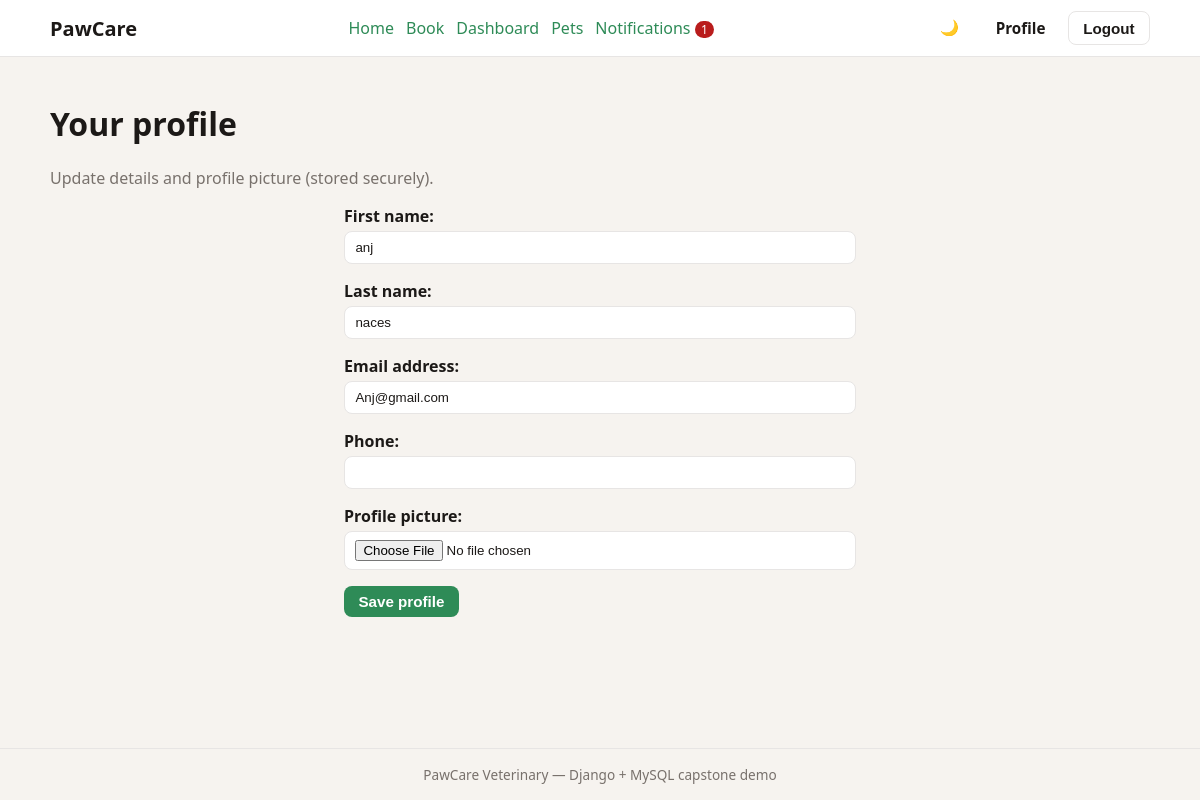
/profile/ (signed in), run on the app's committed database.
### accounts/models.py (models this page shows, shortened)
class User(AbstractUser):
    phone = models.CharField(max_length=32, blank=True)
    profile_picture = models.ImageField(upload_to="profiles/", blank=True, null=True)

### clinic/views.py (the view)
# urls.py: path("profile/", views.profile_edit, name="profile"),
@login_required
def profile_edit(request):
    if request.method == "POST":
        form = ProfileForm(request.POST, request.FILES, instance=request.user)
        if form.is_valid():
            form.save()
            messages.success(request, "Profile updated.")
            return redirect("clinic:profile")
    else:
        form = ProfileForm(instance=request.user)
    return render(request, "clinic/profile.html", {"form": form})

### accounts/forms.py
class ProfileForm(forms.ModelForm):
    class Meta:
        model = User
        fields = ("first_name", "last_name", "email", "phone", "profile_picture")
        widgets = {
            "first_name": forms.TextInput(attrs={"class": "input"}),
            "last_name": forms.TextInput(attrs={"class": "input"}),
            "email": forms.EmailInput(attrs={"class": "input"}),
            "phone": forms.TextInput(attrs={"class": "input"}),
        }

### clinic/context_processors.py (called while the page is built)
def notification_badge(request):
    if request.user.is_authenticated:
        count = Notification.objects.filter(user=request.user, read=False).count()
        return {"unread_notification_count": count}
    return {"unread_notification_count": 0}

### templates/clinic/profile.html (shortened to what this page needs)
{% extends "base.html" %}
{% block content %}
<h1>Your profile</h1>
<p class="muted">Update details and profile picture (stored securely).</p>
<form method="post" enctype="multipart/form-data" class="stack-form narrow">
  {{ form.as_p }}
  <button type="submit" class="btn-primary">Save profile</button>
</form>
{% endblock %}

### static/css/app.css (style rules this page uses)
:root { --bg: #f6f3ef; --surface: #ffffff; --text: #1c1917; --muted: #78716c; --primary: #2e8b57; --primary-dark: #236b44; --accent: #0ea5e9; --border: #e7e5e4; --danger: #b91c1c; --header-h: 3.5rem; }
* { box-sizing: border-box; }
body { margin: 0; font-family: "Segoe UI", system-ui, sans-serif; background: var(--bg); color: var(--text); min-height: 100vh; display: flex; flex-direction: column; }
.btn-primary, .btn-secondary, .btn-ghost { display: inline-block; padding: 0.45rem 0.9rem; border-radius: 8px; text-decoration: none; font-weight: 600; border: none; cursor: pointer; font-size: 0.95rem; }
.btn-primary { background: var(--primary); color: #fff; }
.narrow { max-width: 32rem; margin-left: auto; margin-right: auto; }
.muted { color: var(--muted); }
.stack-form label { display: block; font-weight: 600; margin-bottom: 0.25rem; }
.input, .stack-form input:not([type="checkbox"]):not([type="submit"]), .stack-form select, .stack-form textarea { width: 100%; max-width: 100%; padding: 0.5rem 0.65rem; border-radius: 8px; border: 1px solid var(--border); background: var(--surface); color: var(--text); }

### data on the page
User: first_name "anj", last_name "naces", email "Anj@gmail.com"

### other printed values
{{ unread_notification_count }} "1"
